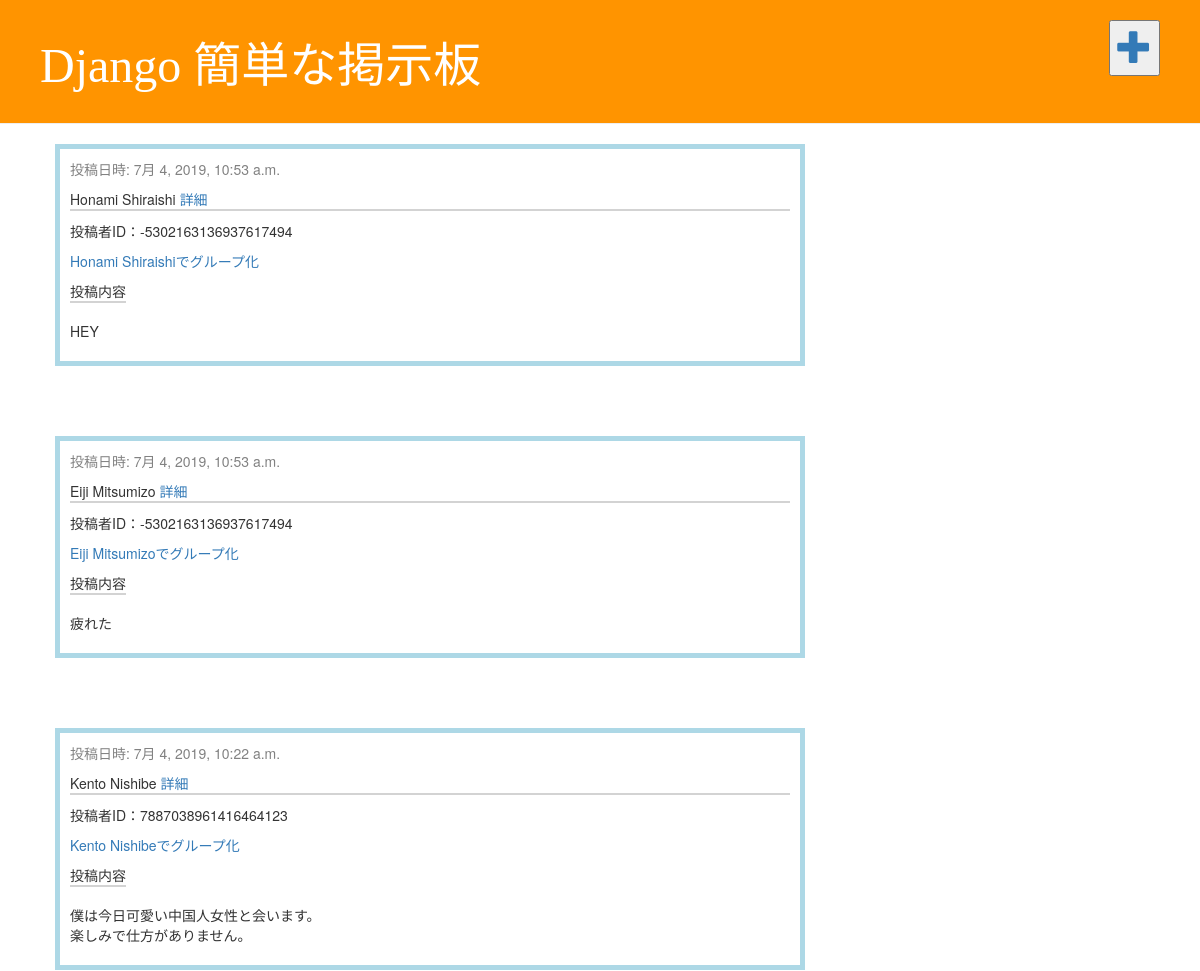
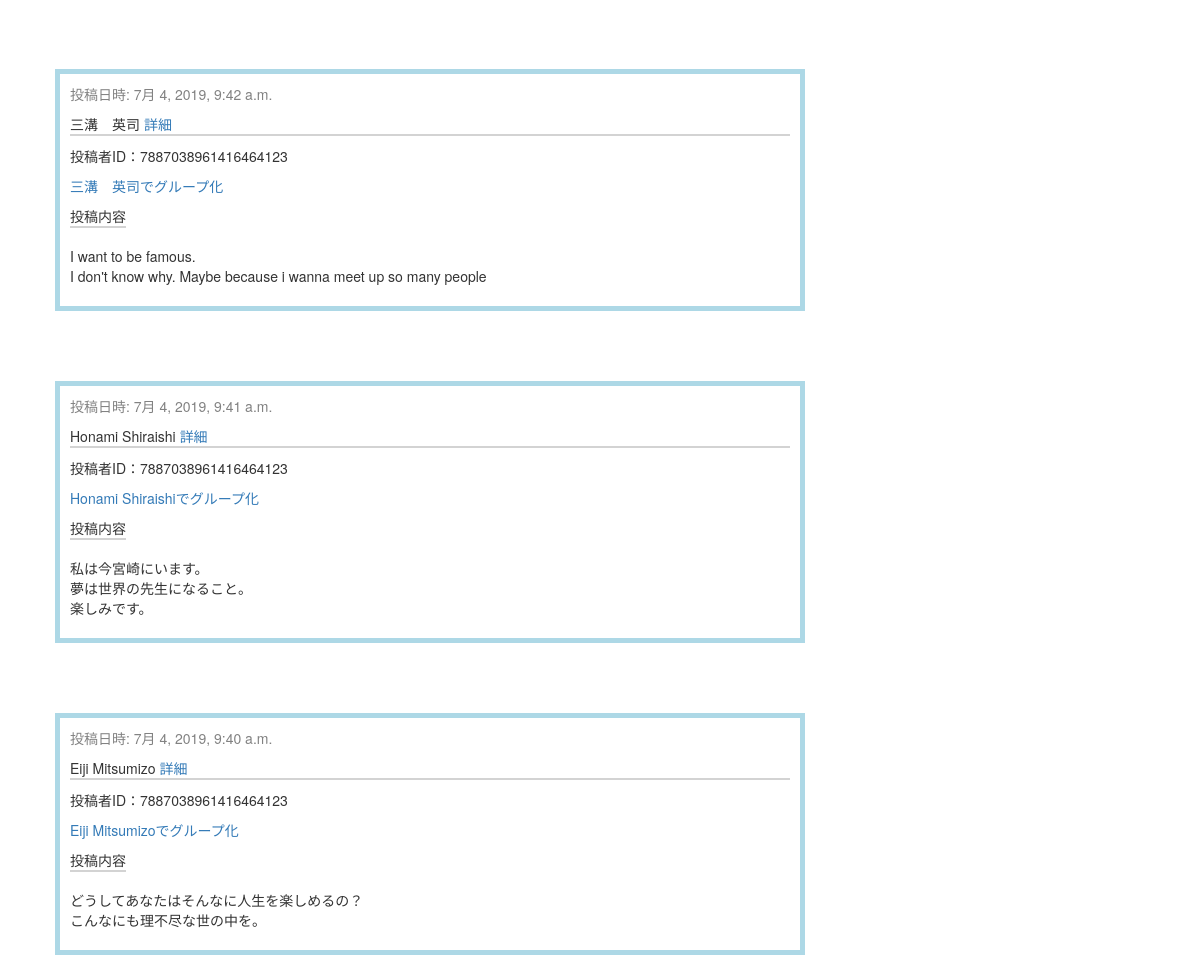
The app's page / (upper part), older data (2 pictures, top to bottom).
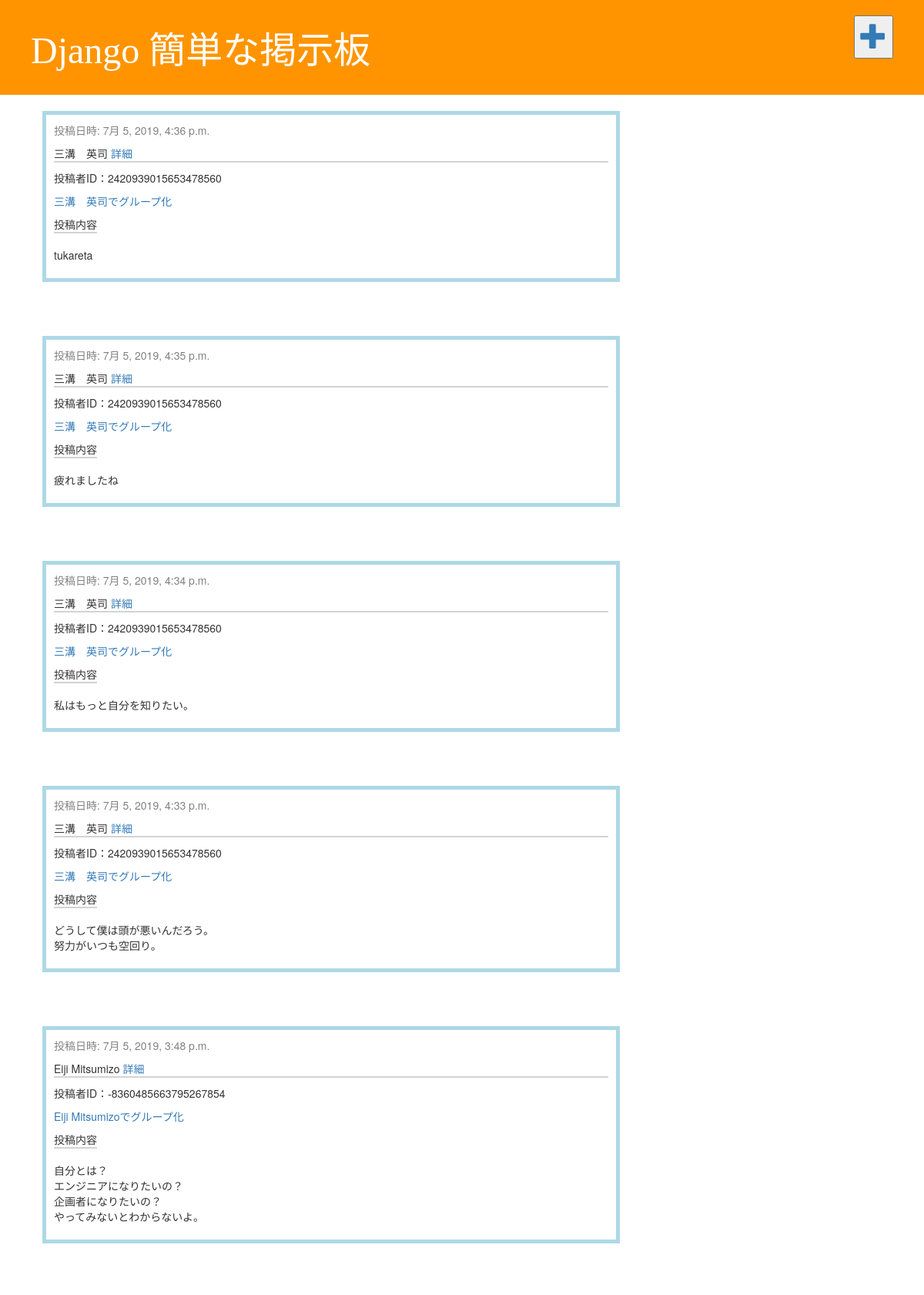
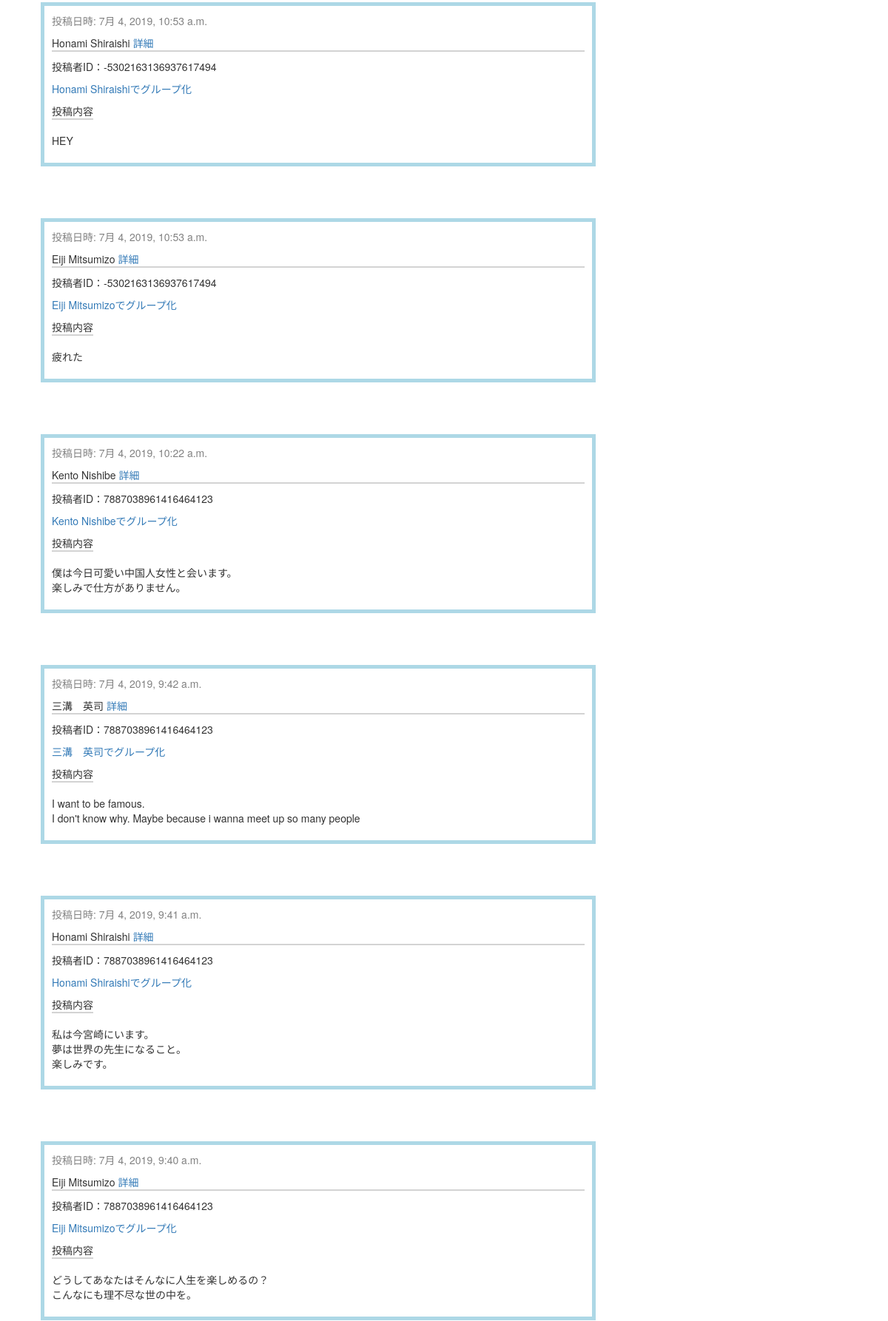
The same page, newer data (2 pictures, top to bottom).
### blog/models.py (models this page shows, shortened)
class Data(models.Model):
    name = models.CharField(max_length=200)
    content = models.TextField()
    time = models.DateTimeField(default=timezone.now())
    ipaddress = models.GenericIPAddressField(default="127.0.0.1")
    person_id = models.CharField(max_length=100, default='')
    def hash_ipaddress(self):
        return hash(self.ipaddress)

### blog/views.py (the view)
# urls.py: path('', views.post_list, name='post_list'),
def post_list(request):
    datas = Data.objects.filter(time__lte=timezone.now()).order_by('-time')
    for data in datas:
        data.person_id = data.hash_ipaddress()
    return render(request, 'blog/post_list.html', {'datas': datas})

### blog/templates/blog/post_list.html
{% extends 'blog/base.html' %}
{% block content %}
<div class="content container">
    <div class="row">
        <div class="col-md-8">
            {% for data in datas %}
                <div class="post">
                    <div class="date">
                        <p>投稿日時: {{ data.time }}</p>
                    </div>
                    <p id="name">{{ data.name }}
                        <a href="{% url 'post_detail' pk=data.pk %}">
                            詳細
                        </a>
                    </p>
                    <p id="person_id">
                        投稿者ID：{{ data.person_id }}
                    </p>
                    <p>
                        <a href="{% url 'post_person' target_name=data.name %}">
                            {{ data.name }}でグループ化
                        </a>
                    </p>
                    <p>
                        <span id="line">
                            投稿内容<br><br>
                        </span>
                        {{ data.content|linebreaksbr }}
                    </p>
                </div>
            {% endfor %}
        </div>
    </div>
</div>
{% endblock %}

Row changes from the older to the newer data that the page shows:
added Data: time "7月 5, 2019, 4:36 p.m.", name "三溝 英司", person_id "2420939015653478560", content "tukareta"
added Data: time "7月 5, 2019, 4:35 p.m.", name "三溝 英司", person_id "2420939015653478560", content "疲れましたね"
added Data: time "7月 5, 2019, 4:34 p.m.", name "三溝 英司", person_id "2420939015653478560", content "私はもっと自分を知りたい。"
added Data: time "7月 5, 2019, 4:33 p.m.", name "三溝 英司", person_id "2420939015653478560", content "どうして僕は頭が悪いんだろう。 努力がいつも空回り。"
added Data: time "7月 5, 2019, 3:48 p.m.", name "Eiji Mitsumizo", person_id "-8360485663795267854", content "自分とは？ エンジニアになりたいの？ 企画者になりたいの？ やってみないとわからないよ。"
